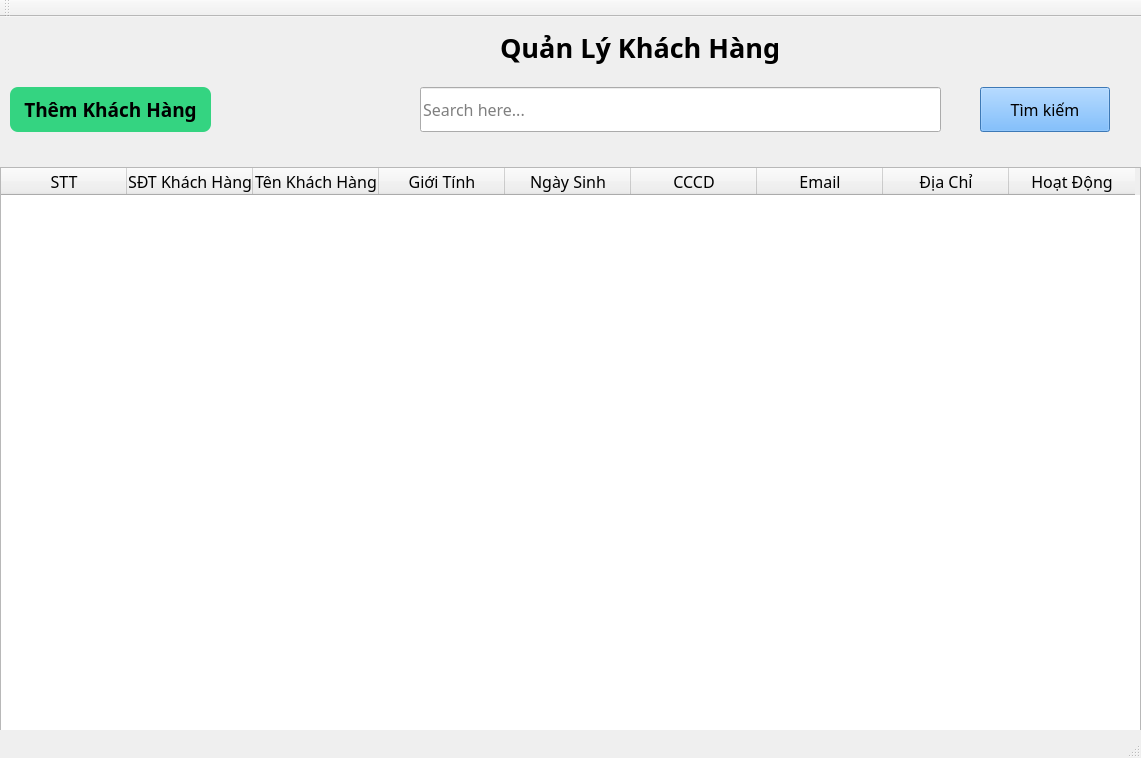
<?xml version="1.0" encoding="UTF-8"?>
<ui version="4.0">
 <class>khachhangmain</class>
 <widget class="QMainWindow" name="khachhangmain">
  <property name="geometry">
   <rect>
    <x>0</x>
    <y>0</y>
    <width>1141</width>
    <height>758</height>
   </rect>
  </property>
  <property name="font">
   <font>
    <family>Bahnschrift</family>
    <pointsize>12</pointsize>
   </font>
  </property>
  <property name="windowTitle">
   <string>MainWindow</string>
  </property>
  <widget class="QWidget" name="centralwidget">
   <widget class="QPushButton" name="btnThemKhachHang">
    <property name="geometry">
     <rect>
      <x>10</x>
      <y>70</y>
      <width>201</width>
      <height>45</height>
     </rect>
    </property>
    <property name="font">
     <font>
      <family>Bahnschrift</family>
      <pointsize>14</pointsize>
      <weight>75</weight>
      <bold>true</bold>
     </font>
    </property>
    <property name="styleSheet">
     <string notr="true">QPushButton{
background-color: #34D481;
border: none;
border-radius: 8px;
font-weight:bold;

}</string>
    </property>
    <property name="text">
     <string>Thêm Khách Hàng</string>
    </property>
   </widget>
   <widget class="QLabel" name="lbNametk">
    <property name="geometry">
     <rect>
      <x>500</x>
      <y>10</y>
      <width>291</width>
      <height>40</height>
     </rect>
    </property>
    <property name="font">
     <font>
      <family>Bahnschrift</family>
      <pointsize>20</pointsize>
      <weight>75</weight>
      <bold>true</bold>
     </font>
    </property>
    <property name="text">
     <string>Quản Lý Khách Hàng</string>
    </property>
   </widget>
   <widget class="QPushButton" name="btnSearch">
    <property name="geometry">
     <rect>
      <x>980</x>
      <y>70</y>
      <width>130</width>
      <height>45</height>
     </rect>
    </property>
    <property name="maximumSize">
     <size>
      <width>130</width>
      <height>45</height>
     </size>
    </property>
    <property name="font">
     <font>
      <family>Bahnschrift</family>
      <pointsize>12</pointsize>
     </font>
    </property>
    <property name="styleSheet">
     <string notr="true">QPushButton{
background-color: rgb(85, 170, 255)
}</string>
    </property>
    <property name="text">
     <string>Tìm kiếm</string>
    </property>
    <property name="icon">
     <iconset resource="../new_resource.qrc">
      <normaloff>:/newPrefix/icons/research.png</normaloff>:/newPrefix/icons/research.png</iconset>
    </property>
    <property name="iconSize">
     <size>
      <width>25</width>
      <height>25</height>
     </size>
    </property>
   </widget>
   <widget class="QLineEdit" name="lineEdit">
    <property name="geometry">
     <rect>
      <x>420</x>
      <y>70</y>
      <width>521</width>
      <height>45</height>
     </rect>
    </property>
    <property name="maximumSize">
     <size>
      <width>16777215</width>
      <height>45</height>
     </size>
    </property>
    <property name="styleSheet">
     <string notr="true"/>
    </property>
    <property name="text">
     <string/>
    </property>
    <property name="placeholderText">
     <string>Search here...</string>
    </property>
   </widget>
   <widget class="QTableWidget" name="tableKhachHang">
    <property name="geometry">
     <rect>
      <x>0</x>
      <y>150</y>
      <width>1141</width>
      <height>581</height>
     </rect>
    </property>
    <property name="maximumSize">
     <size>
      <width>1141</width>
      <height>16777215</height>
     </size>
    </property>
    <property name="font">
     <font>
      <family>Bahnschrift</family>
      <pointsize>12</pointsize>
     </font>
    </property>
    <property name="sortingEnabled">
     <bool>true</bool>
    </property>
    <attribute name="horizontalHeaderDefaultSectionSize">
     <number>126</number>
    </attribute>
    <attribute name="horizontalHeaderMinimumSectionSize">
     <number>55</number>
    </attribute>
    <attribute name="verticalHeaderCascadingSectionResizes">
     <bool>false</bool>
    </attribute>
    <attribute name="verticalHeaderStretchLastSection">
     <bool>false</bool>
    </attribute>
    <column>
     <property name="text">
      <string>STT</string>
     </property>
    </column>
    <column>
     <property name="text">
      <string>SĐT Khách Hàng</string>
     </property>
    </column>
    <column>
     <property name="text">
      <string>Tên Khách Hàng</string>
     </property>
    </column>
    <column>
     <property name="text">
      <string>Giới Tính</string>
     </property>
    </column>
    <column>
     <property name="text">
      <string>Ngày Sinh</string>
     </property>
    </column>
    <column>
     <property name="text">
      <string>CCCD</string>
     </property>
    </column>
    <column>
     <property name="text">
      <string>Email</string>
     </property>
    </column>
    <column>
     <property name="text">
      <string>Địa Chỉ</string>
     </property>
    </column>
    <column>
     <property name="text">
      <string>Hoạt Động</string>
     </property>
    </column>
   </widget>
  </widget>
  <widget class="QStatusBar" name="statusbar"/>
  <widget class="QToolBar" name="toolBar">
   <property name="windowTitle">
    <string>toolBar</string>
   </property>
   <attribute name="toolBarArea">
    <enum>TopToolBarArea</enum>
   </attribute>
   <attribute name="toolBarBreak">
    <bool>false</bool>
   </attribute>
  </widget>
 </widget>
 <resources>
  <include location="../new_resource.qrc"/>
 </resources>
 <connections/>
</ui>
